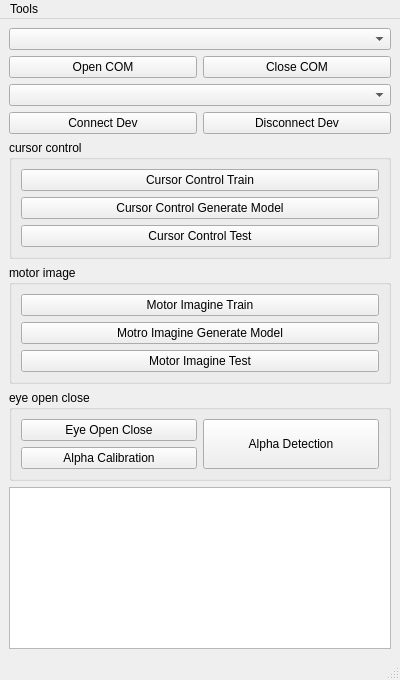
<?xml version="1.0" encoding="UTF-8"?>
<ui version="4.0">
 <class>MainWindow</class>
 <widget class="QMainWindow" name="MainWindow">
  <property name="geometry">
   <rect>
    <x>0</x>
    <y>0</y>
    <width>400</width>
    <height>680</height>
   </rect>
  </property>
  <property name="windowTitle">
   <string>MainWindow</string>
  </property>
  <widget class="QWidget" name="centralwidget">
   <layout class="QGridLayout" name="gridLayout">
    <item row="3" column="0">
     <layout class="QGridLayout" name="gridLayout_below">
      <item row="0" column="0">
       <widget class="QTextBrowser" name="textBrowser_evt_log"/>
      </item>
     </layout>
    </item>
    <item row="2" column="0">
     <layout class="QGridLayout" name="gridLayout_middle"/>
    </item>
    <item row="0" column="0">
     <layout class="QGridLayout" name="gridLayout_up">
      <item row="2" column="1" colspan="2">
       <widget class="QComboBox" name="comboBox_macs"/>
      </item>
      <item row="3" column="2">
       <widget class="QPushButton" name="btn_stop_disconnect">
        <property name="text">
         <string>Disconnect Dev</string>
        </property>
       </widget>
      </item>
      <item row="7" column="1" colspan="2">
       <widget class="QGroupBox" name="groupBox_2">
        <property name="title">
         <string>eye open close</string>
        </property>
        <layout class="QGridLayout" name="gridLayout_2">
         <item row="0" column="0">
          <widget class="QPushButton" name="btn_eye_open_close">
           <property name="text">
            <string>Eye Open Close</string>
           </property>
          </widget>
         </item>
         <item row="1" column="0">
          <widget class="QPushButton" name="btn_alpha_calibration">
           <property name="text">
            <string>Alpha Calibration</string>
           </property>
          </widget>
         </item>
         <item row="0" column="1" rowspan="2">
          <widget class="QPushButton" name="btn_alpha_detection">
           <property name="sizePolicy">
            <sizepolicy hsizetype="Minimum" vsizetype="Expanding">
             <horstretch>0</horstretch>
             <verstretch>0</verstretch>
            </sizepolicy>
           </property>
           <property name="text">
            <string>Alpha Detection</string>
           </property>
           <property name="checkable">
            <bool>true</bool>
           </property>
          </widget>
         </item>
        </layout>
       </widget>
      </item>
      <item row="1" column="1">
       <widget class="QPushButton" name="btn_open_com">
        <property name="text">
         <string>Open COM</string>
        </property>
       </widget>
      </item>
      <item row="1" column="2">
       <widget class="QPushButton" name="btn_close_com">
        <property name="text">
         <string>Close COM</string>
        </property>
       </widget>
      </item>
      <item row="3" column="1">
       <widget class="QPushButton" name="btn_con_dev">
        <property name="text">
         <string>Connect Dev</string>
        </property>
       </widget>
      </item>
      <item row="0" column="1" colspan="2">
       <widget class="QComboBox" name="comboBox_serialPort"/>
      </item>
      <item row="5" column="1" colspan="2">
       <widget class="QGroupBox" name="groupBox">
        <property name="title">
         <string>motor image</string>
        </property>
        <layout class="QVBoxLayout" name="verticalLayout">
         <item>
          <widget class="QPushButton" name="btn_mi_train">
           <property name="text">
            <string>Motor Imagine Train</string>
           </property>
          </widget>
         </item>
         <item>
          <widget class="QPushButton" name="btn_generate_model">
           <property name="text">
            <string>Motro Imagine Generate Model</string>
           </property>
          </widget>
         </item>
         <item>
          <widget class="QPushButton" name="btn_mi_test">
           <property name="text">
            <string>Motor Imagine Test</string>
           </property>
          </widget>
         </item>
        </layout>
       </widget>
      </item>
      <item row="4" column="1" colspan="2">
       <widget class="QGroupBox" name="groupBox_3">
        <property name="title">
         <string>cursor control</string>
        </property>
        <layout class="QVBoxLayout" name="verticalLayout_3">
         <item>
          <widget class="QPushButton" name="btn_curctrl_train">
           <property name="text">
            <string>Cursor Control Train</string>
           </property>
          </widget>
         </item>
         <item>
          <widget class="QPushButton" name="btn_generate_curctrl_model">
           <property name="text">
            <string>Cursor Control Generate Model</string>
           </property>
          </widget>
         </item>
         <item>
          <widget class="QPushButton" name="btn_curctrl_task">
           <property name="text">
            <string>Cursor Control Test</string>
           </property>
          </widget>
         </item>
        </layout>
       </widget>
      </item>
     </layout>
    </item>
   </layout>
  </widget>
  <widget class="QMenuBar" name="menubar">
   <property name="geometry">
    <rect>
     <x>0</x>
     <y>0</y>
     <width>400</width>
     <height>22</height>
    </rect>
   </property>
   <widget class="QMenu" name="menuTools">
    <property name="title">
     <string>Tools</string>
    </property>
    <addaction name="btn_flash_led"/>
   </widget>
   <addaction name="menuTools"/>
  </widget>
  <widget class="QStatusBar" name="statusbar"/>
  <action name="actionNew">
   <property name="text">
    <string>None</string>
   </property>
  </action>
  <action name="actionSave">
   <property name="text">
    <string>Save</string>
   </property>
  </action>
  <action name="btn_flash_led">
   <property name="text">
    <string>Flash LED</string>
   </property>
  </action>
 </widget>
 <resources/>
 <connections/>
</ui>
